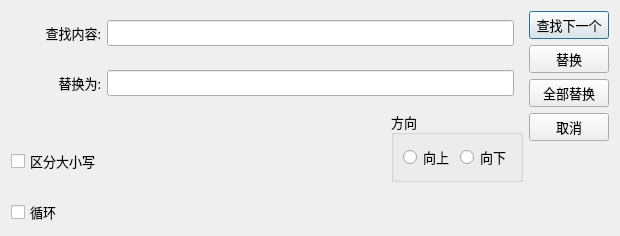
<?xml version="1.0" encoding="UTF-8"?>
<ui version="4.0">
 <class>FindDialog</class>
 <widget class="QDialog" name="FindDialog">
  <property name="geometry">
   <rect>
    <x>0</x>
    <y>0</y>
    <width>620</width>
    <height>236</height>
   </rect>
  </property>
  <property name="windowTitle">
   <string>Dialog</string>
  </property>
  <layout class="QHBoxLayout" name="horizontalLayout_5">
   <item>
    <layout class="QVBoxLayout" name="verticalLayout_3">
     <item>
      <widget class="QWidget" name="widget_find" native="true">
       <layout class="QHBoxLayout" name="horizontalLayout_4" stretch="1,5">
        <item>
         <widget class="QLabel" name="label_find">
          <property name="font">
           <font>
            <family>微软雅黑</family>
            <pointsize>10</pointsize>
           </font>
          </property>
          <property name="text">
           <string>查找内容:</string>
          </property>
          <property name="alignment">
           <set>Qt::AlignRight|Qt::AlignTrailing|Qt::AlignVCenter</set>
          </property>
         </widget>
        </item>
        <item>
         <widget class="QLineEdit" name="lineEdit_find">
          <property name="font">
           <font>
            <family>微软雅黑</family>
            <pointsize>10</pointsize>
           </font>
          </property>
         </widget>
        </item>
       </layout>
      </widget>
     </item>
     <item>
      <widget class="QWidget" name="widget_replace" native="true">
       <layout class="QHBoxLayout" name="horizontalLayout_2" stretch="1,5">
        <item>
         <widget class="QLabel" name="label_replace">
          <property name="font">
           <font>
            <family>微软雅黑</family>
            <pointsize>10</pointsize>
           </font>
          </property>
          <property name="layoutDirection">
           <enum>Qt::LeftToRight</enum>
          </property>
          <property name="text">
           <string>替换为:</string>
          </property>
          <property name="alignment">
           <set>Qt::AlignRight|Qt::AlignTrailing|Qt::AlignVCenter</set>
          </property>
         </widget>
        </item>
        <item>
         <widget class="QLineEdit" name="lineEdit_replace">
          <property name="font">
           <font>
            <family>微软雅黑</family>
            <pointsize>10</pointsize>
           </font>
          </property>
         </widget>
        </item>
       </layout>
      </widget>
     </item>
     <item>
      <layout class="QHBoxLayout" name="horizontalLayout_3">
       <item>
        <layout class="QVBoxLayout" name="verticalLayout">
         <item>
          <spacer name="verticalSpacer">
           <property name="orientation">
            <enum>Qt::Vertical</enum>
           </property>
           <property name="sizeHint" stdset="0">
            <size>
             <width>20</width>
             <height>40</height>
            </size>
           </property>
          </spacer>
         </item>
         <item>
          <spacer name="verticalSpacer_4">
           <property name="orientation">
            <enum>Qt::Vertical</enum>
           </property>
           <property name="sizeHint" stdset="0">
            <size>
             <width>20</width>
             <height>40</height>
            </size>
           </property>
          </spacer>
         </item>
         <item>
          <widget class="QCheckBox" name="checkBox_case">
           <property name="font">
            <font>
             <family>微软雅黑</family>
             <pointsize>10</pointsize>
            </font>
           </property>
           <property name="text">
            <string>区分大小写</string>
           </property>
          </widget>
         </item>
         <item>
          <spacer name="verticalSpacer_3">
           <property name="orientation">
            <enum>Qt::Vertical</enum>
           </property>
           <property name="sizeHint" stdset="0">
            <size>
             <width>20</width>
             <height>40</height>
            </size>
           </property>
          </spacer>
         </item>
         <item>
          <widget class="QCheckBox" name="checkBox_loop">
           <property name="font">
            <font>
             <family>微软雅黑</family>
             <pointsize>10</pointsize>
            </font>
           </property>
           <property name="text">
            <string>循环</string>
           </property>
          </widget>
         </item>
        </layout>
       </item>
       <item>
        <spacer name="horizontalSpacer_2">
         <property name="orientation">
          <enum>Qt::Horizontal</enum>
         </property>
         <property name="sizeHint" stdset="0">
          <size>
           <width>40</width>
           <height>20</height>
          </size>
         </property>
        </spacer>
       </item>
       <item>
        <layout class="QVBoxLayout" name="verticalLayout_4">
         <item>
          <widget class="QGroupBox" name="groupBox">
           <property name="font">
            <font>
             <family>微软雅黑</family>
             <pointsize>10</pointsize>
            </font>
           </property>
           <property name="title">
            <string>方向</string>
           </property>
           <layout class="QHBoxLayout" name="horizontalLayout">
            <item>
             <widget class="QRadioButton" name="radioButton_up">
              <property name="text">
               <string>向上</string>
              </property>
             </widget>
            </item>
            <item>
             <widget class="QRadioButton" name="radioButton_down">
              <property name="text">
               <string>向下</string>
              </property>
             </widget>
            </item>
           </layout>
          </widget>
         </item>
         <item>
          <spacer name="verticalSpacer_2">
           <property name="orientation">
            <enum>Qt::Vertical</enum>
           </property>
           <property name="sizeHint" stdset="0">
            <size>
             <width>20</width>
             <height>40</height>
            </size>
           </property>
          </spacer>
         </item>
        </layout>
       </item>
      </layout>
     </item>
    </layout>
   </item>
   <item>
    <layout class="QVBoxLayout" name="verticalLayout_2">
     <item>
      <widget class="QPushButton" name="pushButton_find">
       <property name="font">
        <font>
         <family>微软雅黑</family>
         <pointsize>10</pointsize>
        </font>
       </property>
       <property name="text">
        <string>查找下一个</string>
       </property>
      </widget>
     </item>
     <item>
      <widget class="QPushButton" name="pushButton_replace">
       <property name="font">
        <font>
         <family>微软雅黑</family>
         <pointsize>10</pointsize>
        </font>
       </property>
       <property name="text">
        <string>替换</string>
       </property>
      </widget>
     </item>
     <item>
      <widget class="QPushButton" name="pushButton_replaceAll">
       <property name="font">
        <font>
         <family>微软雅黑</family>
         <pointsize>10</pointsize>
        </font>
       </property>
       <property name="text">
        <string>全部替换</string>
       </property>
      </widget>
     </item>
     <item>
      <widget class="QPushButton" name="pushButton_cancle">
       <property name="font">
        <font>
         <family>微软雅黑</family>
         <pointsize>10</pointsize>
        </font>
       </property>
       <property name="text">
        <string>取消</string>
       </property>
      </widget>
     </item>
     <item>
      <spacer name="verticalSpacer_5">
       <property name="orientation">
        <enum>Qt::Vertical</enum>
       </property>
       <property name="sizeHint" stdset="0">
        <size>
         <width>20</width>
         <height>40</height>
        </size>
       </property>
      </spacer>
     </item>
    </layout>
   </item>
  </layout>
 </widget>
 <resources/>
 <connections/>
</ui>
